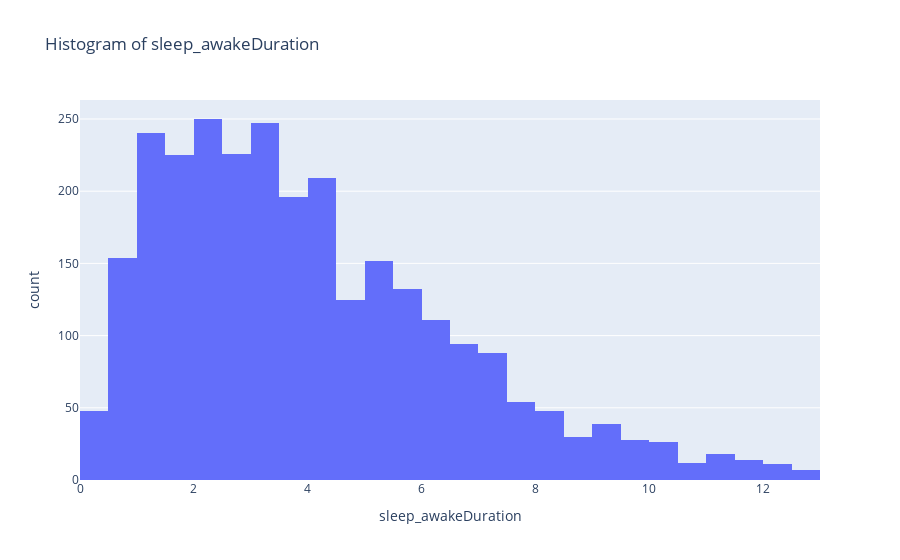
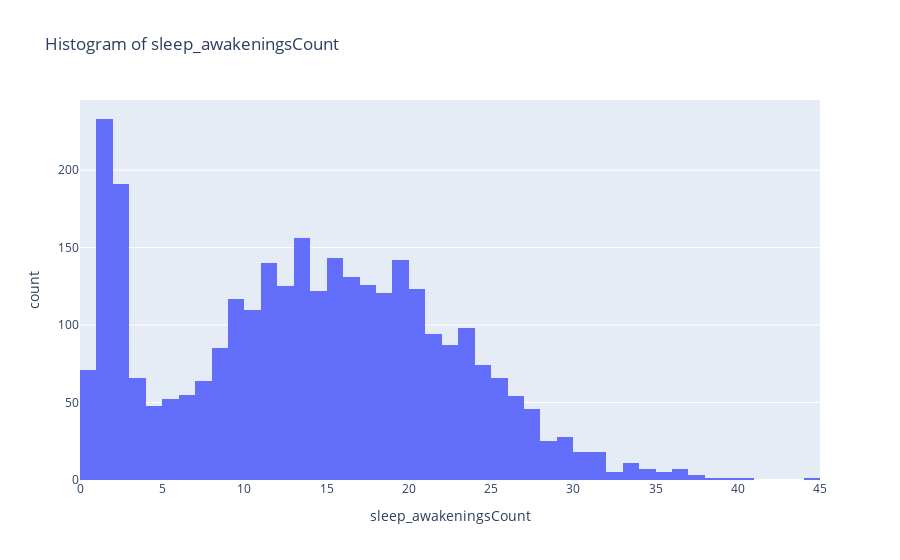
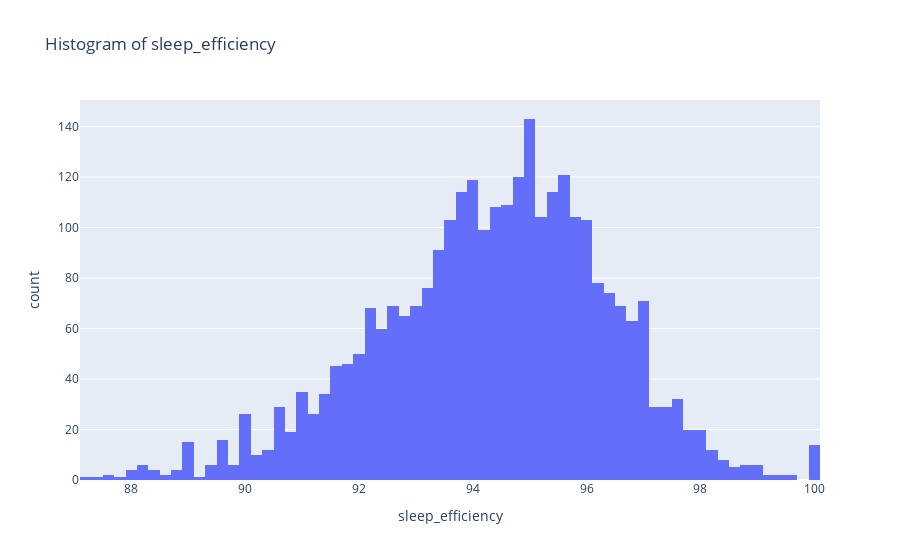
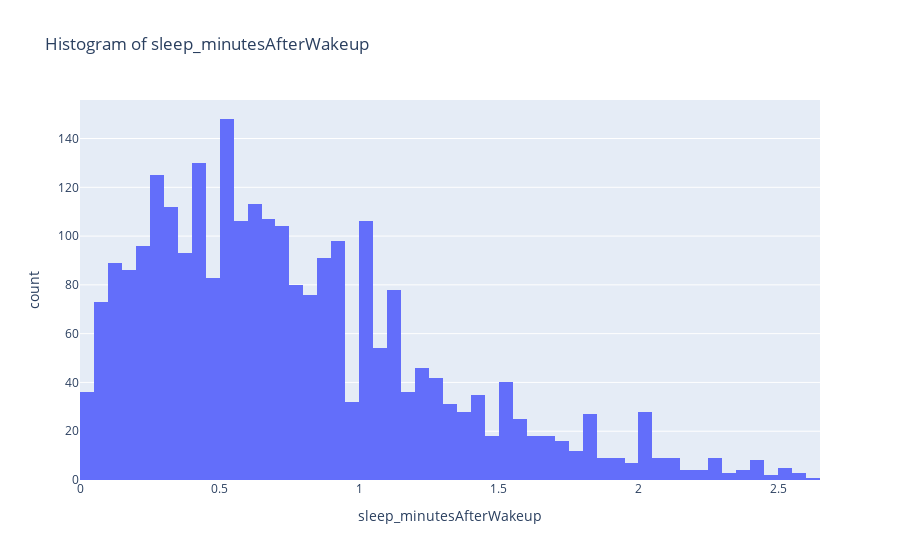

Here is the notebook cell these charts were saved with, in order:
### Code cell
#examine sleep after pre-processing
import plotly.express as px

for column in sleep_features:
    fig = px.histogram(sleep_merged, x=column, title=f'Histogram of {column}')
    fig.show()

### Figure 1 — Plotly figure (JSON) as saved in the notebook; plotly's stock layout.template omitted (floating-point values rounded to 4 significant figures; data arrays with more than 128 entries replaced by an {"elided": "..."} marker saying what was removed)
{"data": [{"alignmentgroup": "True", "bingroup": "x", "hovertemplate": "sleep_awakeDuration=%{x}<br>count=%{y}<extra></extra>", "legendgroup": "", "marker": {"color": "#636efa", "pattern": {"shape": ""}}, "name": "", "offsetgroup": "", "orientation": "v", "showlegend": false, "type": "histogram", "x": {"elided": "3106 float values"}, "xaxis": "x", "yaxis": "y"}], "layout": {"autosize": true, "barmode": "relative", "legend": {"tracegroupgap": 0}, "title": {"text": "Histogram of sleep_awakeDuration"}, "xaxis": {"anchor": "y", "autorange": true, "domain": [0, 1], "range": [0, 13], "title": {"text": "sleep_awakeDuration"}, "type": "linear"}, "yaxis": {"anchor": "x", "autorange": true, "domain": [0, 1], "range": [0, 263.2], "title": {"text": "count"}}}}

### Figure 2 — Plotly figure (JSON) as saved in the notebook; plotly's stock layout.template omitted (floating-point values rounded to 4 significant figures; data arrays with more than 128 entries replaced by an {"elided": "..."} marker saying what was removed)
{"data": [{"alignmentgroup": "True", "bingroup": "x", "hovertemplate": "sleep_awakeningsCount=%{x}<br>count=%{y}<extra></extra>", "legendgroup": "", "marker": {"color": "#636efa", "pattern": {"shape": ""}}, "name": "", "offsetgroup": "", "orientation": "v", "showlegend": false, "type": "histogram", "x": {"elided": "3106 float values"}, "xaxis": "x", "yaxis": "y"}], "layout": {"autosize": true, "barmode": "relative", "legend": {"tracegroupgap": 0}, "title": {"text": "Histogram of sleep_awakeningsCount"}, "xaxis": {"anchor": "y", "autorange": true, "domain": [0, 1], "range": [0, 45], "title": {"text": "sleep_awakeningsCount"}, "type": "linear"}, "yaxis": {"anchor": "x", "autorange": true, "domain": [0, 1], "range": [0, 245.3], "title": {"text": "count"}}}}

### Figure 3 — Plotly figure (JSON) as saved in the notebook; plotly's stock layout.template omitted (floating-point values rounded to 4 significant figures; data arrays with more than 128 entries replaced by an {"elided": "..."} marker saying what was removed)
{"data": [{"alignmentgroup": "True", "bingroup": "x", "hovertemplate": "sleep_efficiency=%{x}<br>count=%{y}<extra></extra>", "legendgroup": "", "marker": {"color": "#636efa", "pattern": {"shape": ""}}, "name": "", "offsetgroup": "", "orientation": "v", "showlegend": false, "type": "histogram", "x": {"elided": "3106 float values"}, "xaxis": "x", "yaxis": "y"}], "layout": {"autosize": true, "barmode": "relative", "legend": {"tracegroupgap": 0}, "title": {"text": "Histogram of sleep_efficiency"}, "xaxis": {"anchor": "y", "autorange": true, "domain": [0, 1], "range": [87.1, 100.1], "title": {"text": "sleep_efficiency"}, "type": "linear"}, "yaxis": {"anchor": "x", "autorange": true, "domain": [0, 1], "range": [0, 150.5], "title": {"text": "count"}}}}

### Figure 4 — Plotly figure (JSON) as saved in the notebook; plotly's stock layout.template omitted (floating-point values rounded to 4 significant figures; data arrays with more than 128 entries replaced by an {"elided": "..."} marker saying what was removed)
{"data": [{"alignmentgroup": "True", "bingroup": "x", "hovertemplate": "sleep_minutesAfterWakeup=%{x}<br>count=%{y}<extra></extra>", "legendgroup": "", "marker": {"color": "#636efa", "pattern": {"shape": ""}}, "name": "", "offsetgroup": "", "orientation": "v", "showlegend": false, "type": "histogram", "x": {"elided": "3106 float values"}, "xaxis": "x", "yaxis": "y"}], "layout": {"autosize": true, "barmode": "relative", "legend": {"tracegroupgap": 0}, "title": {"text": "Histogram of sleep_minutesAfterWakeup"}, "xaxis": {"anchor": "y", "autorange": true, "domain": [0, 1], "range": [9.021e-17, 2.65], "title": {"text": "sleep_minutesAfterWakeup"}, "type": "linear"}, "yaxis": {"anchor": "x", "autorange": true, "domain": [0, 1], "range": [0, 155.8], "title": {"text": "count"}}}}
